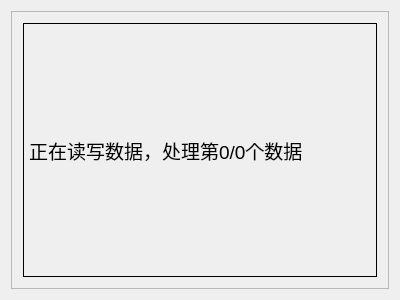
<?xml version="1.0" encoding="UTF-8"?>
<ui version="4.0">
 <class>WaitingWindow</class>
 <widget class="QWidget" name="WaitingWindow">
  <property name="geometry">
   <rect>
    <x>0</x>
    <y>0</y>
    <width>400</width>
    <height>300</height>
   </rect>
  </property>
  <property name="windowTitle">
   <string>等待中</string>
  </property>
  <property name="autoFillBackground">
   <bool>true</bool>
  </property>
  <layout class="QVBoxLayout" name="verticalLayout">
   <item>
    <widget class="QFrame" name="frame">
     <property name="autoFillBackground">
      <bool>true</bool>
     </property>
     <property name="frameShape">
      <enum>QFrame::StyledPanel</enum>
     </property>
     <property name="frameShadow">
      <enum>QFrame::Raised</enum>
     </property>
     <layout class="QHBoxLayout" name="horizontalLayout">
      <item>
       <widget class="QLabel" name="label">
        <property name="font">
         <font>
          <pointsize>14</pointsize>
         </font>
        </property>
        <property name="autoFillBackground">
         <bool>true</bool>
        </property>
        <property name="frameShape">
         <enum>QFrame::Panel</enum>
        </property>
        <property name="text">
         <string>正在读写数据，处理第0/0个数据</string>
        </property>
       </widget>
      </item>
     </layout>
    </widget>
   </item>
  </layout>
 </widget>
 <layoutdefault spacing="6" margin="11"/>
 <resources/>
 <connections/>
</ui>
